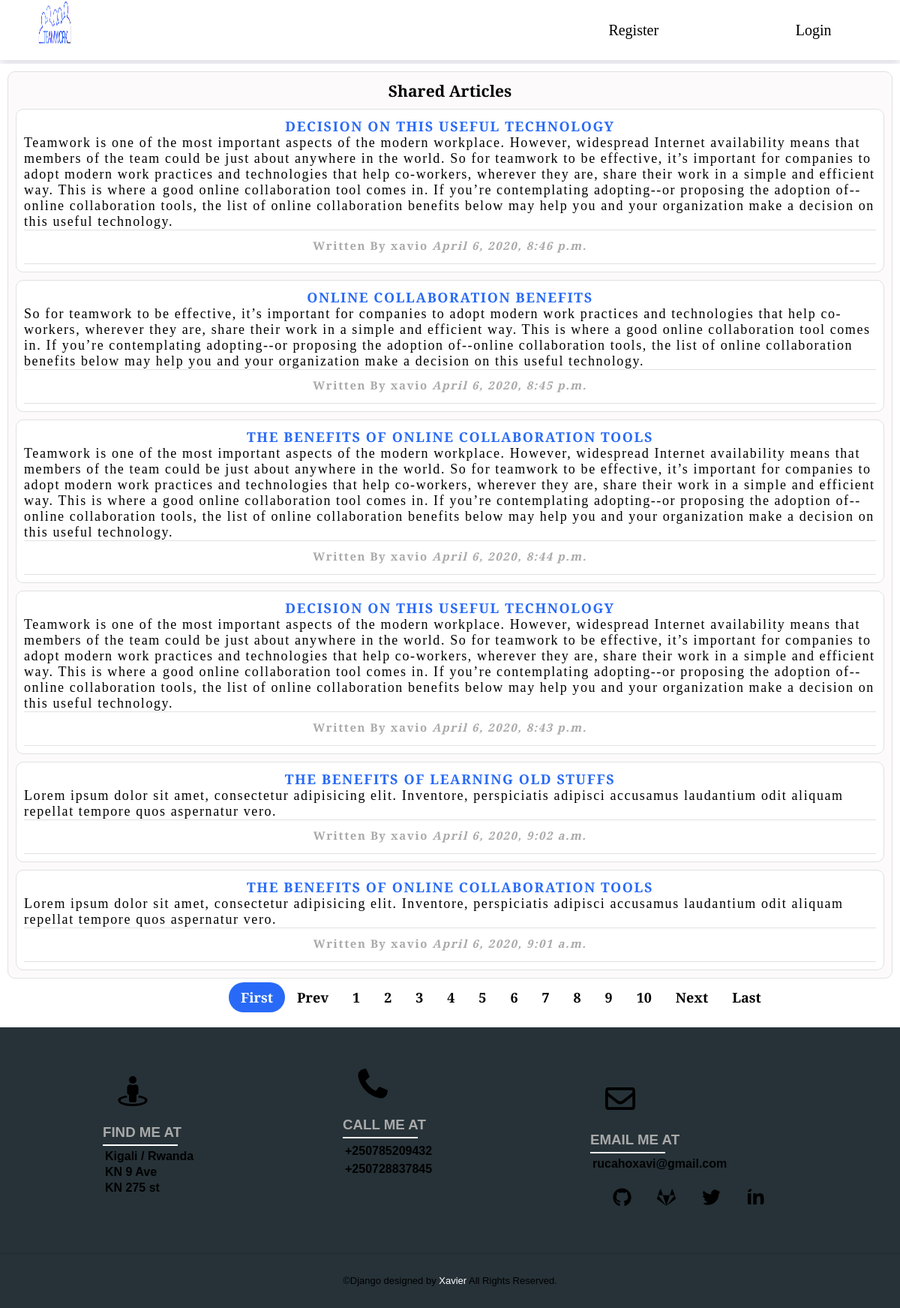
The app's page /, older data.
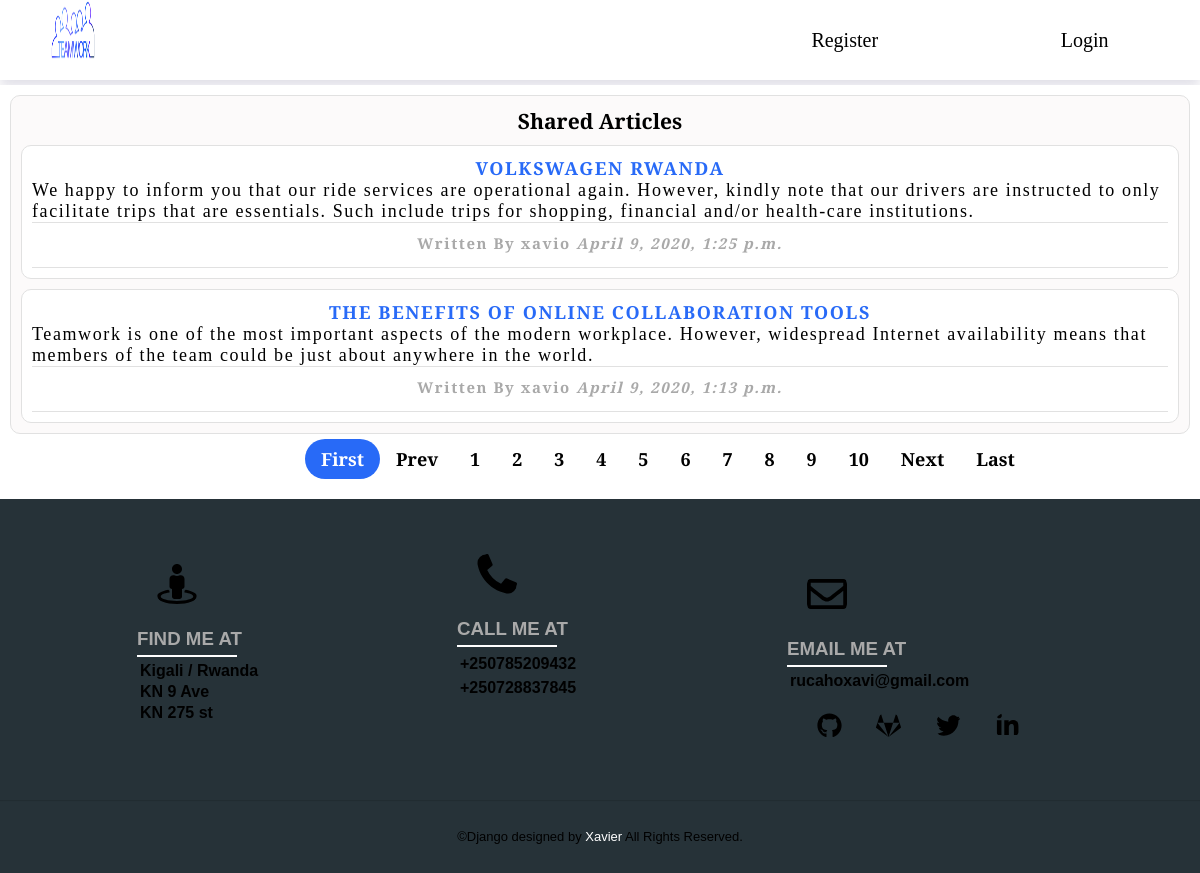
The same page, newer data.
### workdjango/models.py (models this page shows, shortened)
class Post(models.Model):
    title = models.CharField(max_length=100)
    content = models.TextField()
    date_posted = models.DateTimeField(default=timezone.now)
    author = models.ForeignKey(User, on_delete=models.CASCADE)

### workdjango/views.py (the view)
# urls.py: path('', PostListView.as_view(), name='blog-home'),
class PostListView(ListView):
    model = Post
    template_name = 'workdjango/home.html'
    context_object_name = 'posts'
    ordering = ['-date_posted']

### workdjango/templates/workdjango/home.html
 {% extends "workdjango/base.html" %}
{% block content %}
<div class="shared-article-page">
  <div class="shared-form">
   <h3>Shared Articles</h3>
 {% for post in posts %}
<div class="info-card">
<a href="#"><h4>{{ post.title }}</h4></a>
<p> {{ post.content }}</p>
<div class="more">
<h5 class="author">Written By {{ post.author }} <i class="date">{{ post.date_posted}}</i></h5>
</div>
</div>
{% endfor %}
</div>
<div class="pagination">
<a href="" class="active" id="first">First</a>
<a href="">Prev</a>
<a href="">1</a>
<a href="">2</a>
<a href="">3</a>
<a href="">4</a>
<a href="">5</a>
<a href="">6</a>
<a href="">7</a>
<a href="">8</a>
<a href="">9</a>
<a href="">10</a>
<a href="">Next</a>
<a href="">Last</a>
</div>
</div>
{% endblock content %}

### workdjango/templates/workdjango/base.html (shortened to what this page needs)
 {% load static %}
<!DOCTYPE html>
<html lang="en">
<head>
	 <link rel="stylesheet" type="text/css" href="{% static 'workdjango/nav.css' %}">
     <link rel="stylesheet" type="text/css" href="{% static 'workdjango/view-articles.css' %}">
     <link rel="stylesheet" type="text/css" href="{% static 'workdjango/create.css' %}">
     <link rel="stylesheet" type="text/css" href="{% static 'workdjango/pagination.css' %}">
	 <link rel="stylesheet" type="text/css" href="{% static 'workdjango/footer.css' %}">
</head>
<body>
  <nav>
    <div class="logo">
      <a href="{% url 'blog-home' %}"> <img src="{% static 'images/team.png' %}"></a>
        </div>
    <ul class="nav-links">
      {% if user.is_authenticated %}
      <li> <a href="#">New Article</a></li>
       <li> <a href="#">Profile</a></li>
     <li><a href="{% url 'logout' %}">Logout</a></li>
        {% else %}
      <li> <a href="{% url 'register' %}">Register</a></li>
      <li> <a href="{% url 'login' %}">Login</a></li>
      {% endif %}
    </ul>
  </nav>
  {% block content %}
   {% endblock %}
   <footer class="mainfooter">
    <div class="left">
    <div>
       <img src="{% static 'images/street-view-solid.svg' %}">
     </div>
      <div>
      <h3>FIND ME AT</h3>
      </div>
      <div>
               <p>Kigali / Rwanda</p>
      </div>
      <div>
       <p> KN 9 Ave</p>
              </div>
              <div>
       <p>KN 275 st</p>
      </div>
    </div>
    <div class="center">
              <div>
              <img src="{% static 'images/phone-alt-solid.svg' %}">
              </div>
      <div>
       <h3>CALL ME AT</h3>
      </div>
      <div>
          <p>+250785209432</p>
      </div>
      <div>
       <p>+250728837845</p>
              </div>
    </div>
    <div class="right">
                  <div class="msg">
                  <img src="{% static 'images/envelope-regular.svg' %}">
                  </div>
          <div>
          <h3>EMAIL ME AT</h3>
          </div>
        <div>
        <p>rucahoxavi@gmail.com</p>
        </div>
              <p class="icon">
                  <div>
                 <a href="https://github.com/Rxavio"> <img src="{% static 'images/github-brands.svg' %}"></a>
                 <a href="https://gitlab.com/"> <img src="{% static 'images/gitlab-brands.svg' %}"></a>
                  <a href="https://twitter.com/"><img src="{% static 'images/twitter-brands.svg' %}"></a>
                  <a href="#"><img src="{% static 'images/linkedin-in-brands.svg' %}"></a>
                  </div>
              </p>
          </div>
      </footer>
  <section class="footer">
       &copy;Django designed by<span> Xavier </span> All Rights Reserved.
  </section>
</body>
</html>

### workdjango/static/workdjango/nav.css (style rules this page uses)
:root { --primaryColor: rgb(40, 106, 247); --mainWhite: #ffffff; --mainGrey: #ececec; --mainBlack: #000000; --color-primary: #263238; --color-secondary: darkgrey; --mainSpacing: 0.1rem; --mainTransition: all .5s ease; }
* { margin: 0; padding: 0; box-sizing: border-box; }
body { font-family: 'Crimson Text'; font-size:18px; }
nav { height: 10vh; width: 100%; background: var(--mainWhite); z-index: 2; box-shadow: 0 7px 12px 0 rgba(62,57,107,.16); }
.logo { position: absolute; float: left; margin-left: 50px; }
.logo img { width: 30%; height: 60px; float: left; }
.nav-links { display: flex; list-style: none; width: 40%; height: 100%; justify-content: space-around; align-items: center; margin-left: auto; }
.nav-links li a { color: var(--mainBlack); text-decoration: none; font-size: 20px; }

### workdjango/static/workdjango/view-articles.css (style rules this page uses)
:root { --primaryColor: rgb(40, 106, 247); --mainWhite: #ffffff; --mainGrey: #ececec; --mainBlack: #000000; --color-primary: #263238; --color-secondary: darkgrey; --mainSpacing: 0.1rem; --mainTransition: all .5s ease; }
.shared-article-page { background: #ffffff; width: 60%; height:auto; margin-top: 30px; margin-left: auto; margin-right: auto; }
.shared-form { position: relative; z-index: 1; background: rgb(252, 250, 250); width: 100%; margin: 0 auto 100px; padding: 45px; text-align: center; box-sizing: border-box; float:left; border: 1px solid #e1e1e1; border-radius: 10px; }
.info-card .more { border-bottom:1px solid #e1e1e1; height: 35px; }
a { text-decoration: none; color: var(--mainBlack); }
.info-card { height: auto; box-sizing: border-box; padding: 10px 10px; width: 100%; text-align: center; border: 1px solid #e1e1e1; padding: 10px 10px; background: var(--mainWhite); margin-top: 10px; border-radius: 10px; }
.info-card h4 { text-transform: uppercase; color: var(--primaryColor); letter-spacing: var(--mainSpacing); }
.info-card p { text-align: left; letter-spacing: var(--mainSpacing); border-bottom: 1px solid #e1e1e1; }
.info-card .author { color: var(--color-secondary); margin-left: 0; margin-bottom: 0px; margin-top:10px; letter-spacing: var(--mainSpacing); }
.info-card .author .date { color: var(--color-secondary); letter-spacing: var(--mainSpacing); }
@media only screen and (min-width: 300px) and (max-width: 1200px) { .shared-article-page { width:100%; margin-bottom: 0px; padding: 10px; margin-top: 5px; } }
@media only screen and (min-width: 300px) and (max-width: 1200px) { .shared-form { width: 100%; padding: 10px; margin-bottom: 5px; } }
@media only screen and (min-width: 300px) and (max-width: 1200px) { .info-card { width:100%; height: auto; } }
@media only screen and (min-width: 300px) and (max-width: 1200px) { .info-card .author { margin: auto; margin-bottom: 10px; margin-top: 10px; } }
@media only screen and (min-width: 300px) and (max-width: 1200px) { .info-card .author .date { margin: auto; text-align: center; } }

### workdjango/static/workdjango/create.css (style rules this page uses)
:root { --primaryColor: rgb(40, 106, 247); --mainWhite: #ffffff; --mainGrey: #ececec; --color-primary: #263238; --color-secondary: darkgrey; --mainSpacing: 0.1rem; --mainTransition: all .5s ease; }
a { text-decoration: none; color: var(--color-primary); }

### workdjango/static/workdjango/pagination.css (style rules this page uses)
.pagination { display: inline-block; width: 50%; margin-left: 25%; margin-bottom: 10px; display: flex; justify-content: space-evenly; }
.pagination a { color: black; float: left; font-weight: bold; padding: 8px 16px; text-decoration: none; }
.pagination #first { background-color: var(--primaryColor); color: white; border-radius: 50px; -webkit-border-radius: 50px; -moz-border-radius: 50px; -ms-border-radius: 50px; -o-border-radius: 50px; }

Row changes from the older to the newer data that the page shows:
removed Post: title "DECISION ON THIS USEFUL TECHNOLOGY", content "Teamwork is one of the most important aspects of the modern workplace. However, widespread Internet availability means that members of the team could be just about anywhere in the world. So for teamwork to be effective, it’s important for companies to adopt modern work practices and technologies that help co-workers, wherever they are, share their work in a simple and efficient way. This is where a good online collaboration tool comes in. If you’re contemplating adopting--or proposing the adoption of--online collaboration tools, the list of online collaboration benefits below may help you and your organization make a decision on this useful technology.", author "xavio", date_posted "April 6, 2020, 8:46 p.m."
removed Post: title "ONLINE COLLABORATION BENEFITS", content "So for teamwork to be effective, it’s important for companies to adopt modern work practices and technologies that help co-workers, wherever they are, share their work in a simple and efficient way. This is where a good online collaboration tool comes in. If you’re contemplating adopting--or proposing the adoption of--online collaboration tools, the list of online collaboration benefits below may help you and your organization make a decision on this useful technology.", author "xavio", date_posted "April 6, 2020, 8:45 p.m."
removed Post: title "THE BENEFITS OF ONLINE COLLABORATION TOOLS", content "Teamwork is one of the most important aspects of the modern workplace. However, widespread Internet availability means that members of the team could be just about anywhere in the world. So for teamwork to be effective, it’s important for companies to adopt modern work practices and technologies that help co-workers, wherever they are, share their work in a simple and efficient way. This is where a good online collaboration tool comes in. If you’re contemplating adopting--or proposing the adoption of--online collaboration tools, the list of online collaboration benefits below may help you and your organization make a decision on this useful technology.", author "xavio", date_posted "April 6, 2020, 8:44 p.m."
removed Post: title "DECISION ON THIS USEFUL TECHNOLOGY", content "Teamwork is one of the most important aspects of the modern workplace. However, widespread Internet availability means that members of the team could be just about anywhere in the world. So for teamwork to be effective, it’s important for companies to adopt modern work practices and technologies that help co-workers, wherever they are, share their work in a simple and efficient way. This is where a good online collaboration tool comes in. If you’re contemplating adopting--or proposing the adoption of--online collaboration tools, the list of online collaboration benefits below may help you and your organization make a decision on this useful technology.", author "xavio", date_posted "April 6, 2020, 8:43 p.m."
removed Post: title "THE BENEFITS OF LEARNING OLD STUFFS", content "Lorem ipsum dolor sit amet, consectetur adipisicing elit. Inventore, perspiciatis adipisci accusamus laudantium odit aliquam repellat tempore quos aspernatur vero.", author "xavio", date_posted "April 6, 2020, 9:02 a.m."
removed Post: title "THE BENEFITS OF ONLINE COLLABORATION TOOLS", content "Lorem ipsum dolor sit amet, consectetur adipisicing elit. Inventore, perspiciatis adipisci accusamus laudantium odit aliquam repellat tempore quos aspernatur vero.", author "xavio", date_posted "April 6, 2020, 9:01 a.m."
added Post: title "VOLKSWAGEN RWANDA", content "We happy to inform you that our ride services are operational again. However, kindly note that our drivers are instructed to only facilitate trips that are essentials. Such include trips for shopping, financial and/or health-care institutions.", author "xavio", date_posted "April 9, 2020, 1:25 p.m."
added Post: title "THE BENEFITS OF ONLINE COLLABORATION TOOLS", content "Teamwork is one of the most important aspects of the modern workplace. However, widespread Internet availability means that members of the team could be just about anywhere in the world.", author "xavio", date_posted "April 9, 2020, 1:13 p.m."
